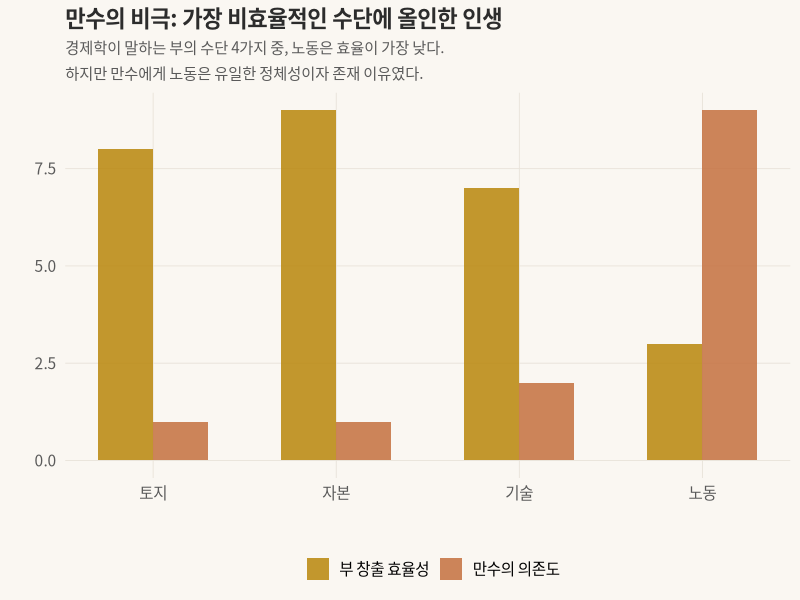
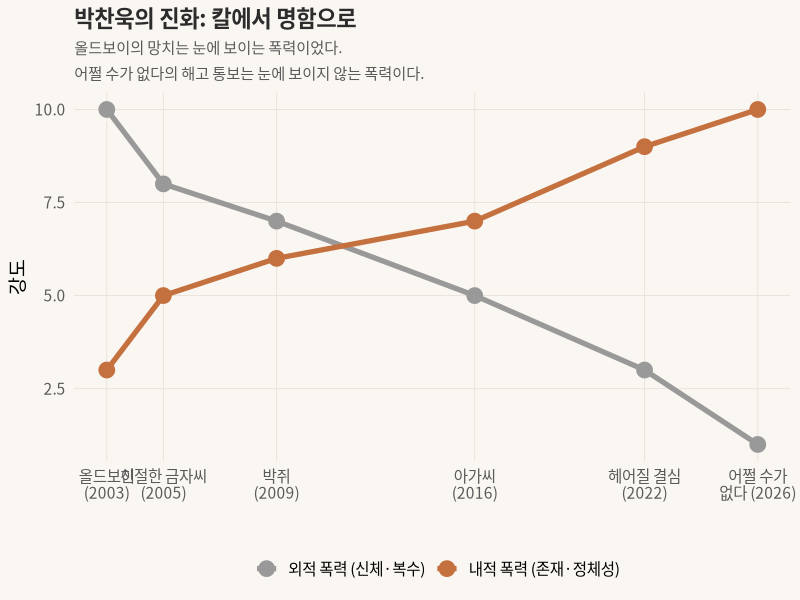
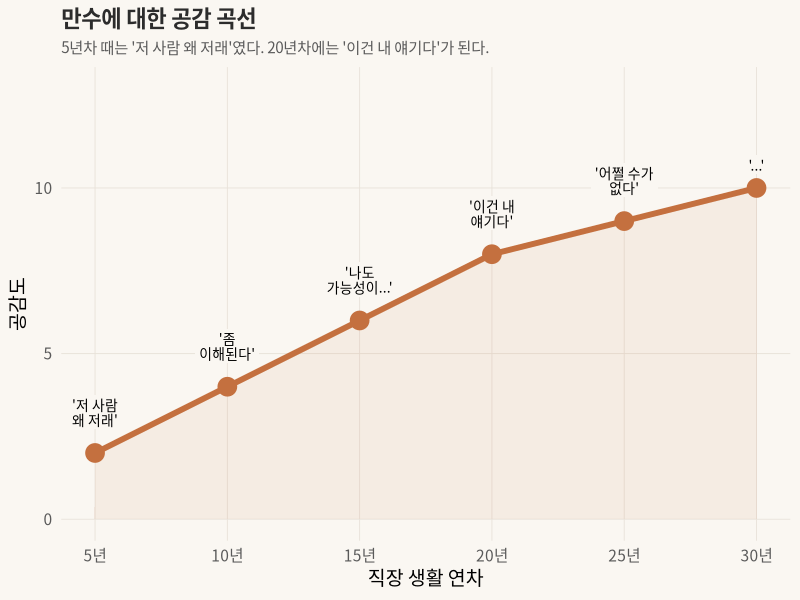

Recreate these plots in R, in order.
## ---- chunk 1
knitr::opts_chunk$set(
  echo = FALSE, warning = FALSE, message = FALSE,
  fig.width = 10, fig.height = 5.5, dpi = 150
)
library(ggplot2)
library(dplyr)
library(tidyr)

theme_voyager <- function() {
  theme_minimal(base_size = 14, base_family = "Noto Sans CJK KR") +
    theme(
      plot.title = element_text(face = "bold", size = 16, color = "#2c2c2c"),
      plot.subtitle = element_text(size = 11, color = "#5a5a5a", lineheight = 1.4),
      plot.background = element_rect(fill = "#faf7f2", color = NA),
      panel.background = element_rect(fill = "#faf7f2", color = NA),
      panel.grid.major = element_line(color = "#e8e2d9", linewidth = 0.3),
      panel.grid.minor = element_blank(),
      axis.text = element_text(color = "#5a5a5a"),
      legend.position = "bottom"
    )
}
## ---- chunk 2
#| fig-cap: "노동은 가장 비효율적인 부의 수단이다 — 하지만 만수에게는 유일한 수단이었다"
#| lightbox: true

df <- data.frame(
  수단 = c("토지\n(Land)", "자본\n(Capital)", "기술\n(Technology)", "노동\n(Labor)"),
  수단_num = 1:4,
  효율 = c(8, 9, 7, 3),
  만수 = c(1, 1, 2, 9)
) %>% pivot_longer(cols = c(효율, 만수), names_to = "구분", values_to = "점수")

df$구분 <- factor(df$구분, levels = c("효율", "만수"),
                  labels = c("부 창출 효율성", "만수의 의존도"))

ggplot(df, aes(x = 수단_num, y = 점수, fill = 구분)) +
  geom_col(position = "dodge", width = 0.6, alpha = 0.85) +
  scale_x_continuous(breaks = 1:4, labels = c("토지", "자본", "기술", "노동")) +
  scale_fill_manual(values = c("#b8860b", "#c4703f")) +
  labs(title = "만수의 비극: 가장 비효율적인 수단에 올인한 인생",
       subtitle = "경제학이 말하는 부의 수단 4가지 중, 노동은 효율이 가장 낮다.\n하지만 만수에게 노동은 유일한 정체성이자 존재 이유였다.",
       x = "", y = "", fill = "") +
  theme_voyager()
## ---- chunk 3
#| fig-cap: "박찬욱 필모그래피의 변화 — 외적 폭력에서 내적 폭력으로"
#| lightbox: true

filmography <- data.frame(
  작품 = c("올드보이\n(2003)", "친절한 금자씨\n(2005)", "박쥐\n(2009)", "아가씨\n(2016)", "헤어질 결심\n(2022)", "어쩔 수가\n없다 (2026)"),
  연도 = c(2003, 2005, 2009, 2016, 2022, 2026),
  외적폭력 = c(10, 8, 7, 5, 3, 1),
  내적폭력 = c(3, 5, 6, 7, 9, 10)
)

filmography_long <- filmography %>%
  pivot_longer(cols = c(외적폭력, 내적폭력), names_to = "유형", values_to = "강도")

filmography_long$유형 <- factor(filmography_long$유형,
                                levels = c("외적폭력", "내적폭력"),
                                labels = c("외적 폭력 (신체·복수)", "내적 폭력 (존재·정체성)"))

ggplot(filmography_long, aes(x = 연도, y = 강도, color = 유형)) +
  geom_line(linewidth = 1.8) +
  geom_point(size = 5) +
  scale_color_manual(values = c("#999999", "#c4703f")) +
  scale_x_continuous(breaks = filmography$연도, labels = filmography$작품) +
  labs(title = "박찬욱의 진화: 칼에서 명함으로",
       subtitle = "올드보이의 망치는 눈에 보이는 폭력이었다.\n어쩔 수가 없다의 해고 통보는 눈에 보이지 않는 폭력이다.",
       x = "", y = "강도", color = "") +
  theme(axis.text.x = element_text(angle = 0, hjust = 0.5, size = 9,
                                    family = "Noto Sans CJK KR", lineheight = 0.9)) +
  theme_voyager()
## ---- chunk 4
#| fig-cap: "만수에게 공감하는 정도는 직장 생활 연차에 비례한다"
#| lightbox: true

empathy <- data.frame(
  연차 = c(5, 10, 15, 20, 25, 30),
  공감도 = c(2, 4, 6, 8, 9, 10),
  라벨 = c("'저 사람\n왜 저래'", "'좀\n이해된다'", "'나도\n가능성이...'",
           "'이건 내\n얘기다'", "'어쩔 수가\n없다'", "'...'")
)

ggplot(empathy, aes(x = 연차, y = 공감도)) +
  geom_area(fill = "#c4703f", alpha = 0.08) +
  geom_line(color = "#c4703f", linewidth = 2) +
  geom_point(color = "#c4703f", size = 6) +
  geom_label(aes(label = 라벨), vjust = -0.7, size = 3.5,
             fill = "#faf7f2", label.size = 0,
             family = "Noto Sans CJK KR", lineheight = 0.9) +
  scale_x_continuous(breaks = empathy$연차, labels = paste0(empathy$연차, "년")) +
  scale_y_continuous(limits = c(0, 13)) +
  labs(title = "만수에 대한 공감 곡선",
       subtitle = "5년차 때는 '저 사람 왜 저래'였다. 20년차에는 '이건 내 얘기다'가 된다.",
       x = "직장 생활 연차", y = "공감도") +
  theme_voyager()
